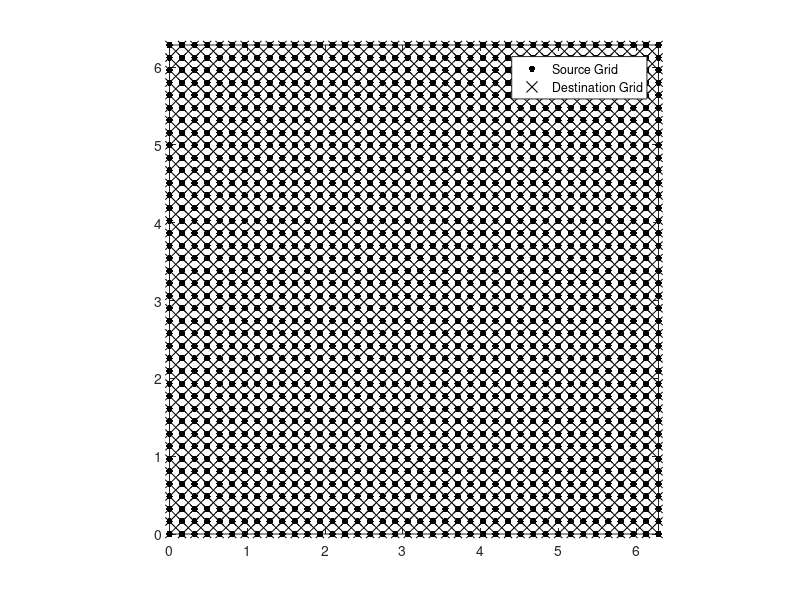

The MATLAB script that drew this image: (Note: this script raises an error after producing the figure.)
%% Structured grid
% This is a sample code showing how to use ConstructPolyInterpolant2D().
% Pay attention that no data is needed to construct the interpolator. Only
% the coordinates of the points on source and destination grid are needed.
clear;clc;close all
%% Initializing Part I
disp('- Initializing')
xMin=0;
xMax=2*pi;
yMin=0;
yMax=2*pi;

nx=40;
ny=40;

nPoly=3; % We gonna fit a third order polynomial, 
nInterp=-randi( [30,50], ... % Using variable number of points, changing between 30 to 50.
                [(nx-1)*(ny-1),1] ... % size is Ndx1 where Nd is the number of points on destination grid.
                ); 

%% Generating the Source Grid
disp('- Generating the source grid.')
[xn,yn]=meshgrid(linspace(xMin,xMax,nx),linspace(yMin,yMax,ny));

%% Finding the cell centers
disp('- Generating the destination grid')
xc=(xn(1:ny-1,1:nx-1)+xn(2:ny,1:nx-1)+xn(1:ny-1,2:nx)+xn(2:ny,2:nx))*0.25;
yc=(yn(1:ny-1,1:nx-1)+yn(2:ny,1:nx-1)+yn(1:ny-1,2:nx)+yn(2:ny,2:nx))*0.25;

%% Ploting source and destination grid
figure
plot(xn(:),yn(:),'k.','MarkerSize',15);
hold on
plot(xc(:),yc(:),'kx','MarkerSize',15);
axis tight;
axis square;
legend('Source Grid','Destination Grid');

%% Constructing the Interpolant
% Note: that we do not need the data on the source grid to create the
% interpolant.
disp('- Constructing the interpolant')
tic
P=ConstructPolyInterpolant2D(xn(:),yn(:),xc(:),yc(:),nPoly,nInterp);
toc

%% Generarting some Data
disp('- Generating some data and interpolating')
F1=@(x,y) (sin(sqrt(x.^2+y.^2)));
zn=F1(xn,yn);
zc_interp=reshape(P*zn(:),size(xc));
zc_Analytic=F1(xc,yc);
RMSE=sqrt(mean((zc_Analytic(:)-zc_interp(:)).^2));

figure
surface(xc,yc,zc_interp,'EdgeColor','none');
title(['nPoly: ' num2str(nPoly) ', RMSE= ' num2str(RMSE)]);
axis tight

%% Generating some more data
disp('- Generating multiple data field on the source grid and interpolating them.')
F2=@(x,y) (sin(x).*cos(y));
F3=@(x,y) (exp(-sqrt(x.^2+y.^2)));
F4=@(x,y,x0,y0) (exp(-sqrt((x-x0).^2+(y-y0).^2)));

zn(:,:,1)=F1(xn,yn);
zn(:,:,2)=F2(xn,yn);
zn(:,:,3)=F3(xn,yn);
zn(:,:,4)=F4(xn,yn,mean(mean(xn)),mean(mean(yn)));

zc_Analytic(:,:,1)=F1(xc,yc);
zc_Analytic(:,:,2)=F2(xc,yc);
zc_Analytic(:,:,3)=F3(xc,yc);
zc_Analytic(:,:,4)=F4(xc,yc,mean(mean(xn)),mean(mean(yn)));

%% Now interpolating
% Note that the same interpolant is used for all data fields and they can
% be all interpolated with one sparse matrix multiplication.
zc_interp=P*reshape(zn,nx*ny,4); % There are 4 data fields.
zc_interp=reshape(zc_interp,(nx-1),(ny-1),4); % these two commands can be combined in one.
                                              % They were separated for clarity.

%% calculating the RMSE and plotting
RMSE=zeros(4,1);
figure
for i=1:4
  RMSE(i)=sqrt(mean((reshape(zc_Analytic(:,:,i),(nx-1)*(ny-1),1)-reshape(zc_interp(:,:,i),(nx-1)*(ny-1),1)).^2));
  subplot(2,2,i);
  surface(xc,yc,squeeze(zc_interp(:,:,i)),'EdgeColor','none');
  title(['F' num2str(i) ', nPoly: ' num2str(nPoly) ', RMSE:' num2str(RMSE(i))])
  axis tight
  axis square
end












